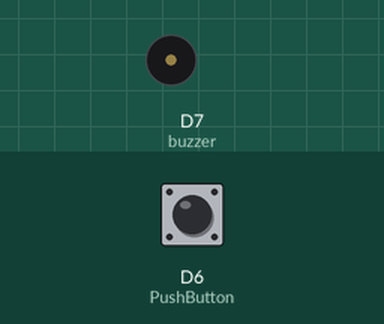
Recording of a sketch running on a simulated ESP8266 (NodeMCU). On the bench: buzzer (waves = sounding). Inputs (shaded band) come from the test bench; at power-on: D6 (PushButton) LOW. What the sketch prints to the serial monitor is not drawn.

Above: at 1.2 s.
1.3 s: D6 (PushButton) pulled HIGH for 0.15 s
At 1.5 s:
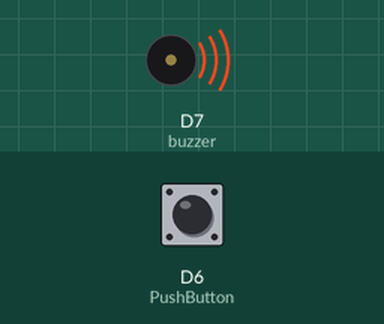
3.1 s: D6 (PushButton) pulled HIGH for 3.2 s
At 7.5 s:
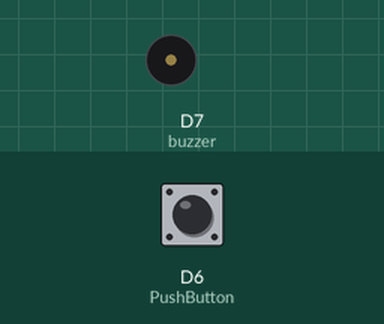
Timing chart, 0 to 9.0 s (numbered marks = the images above; inputs shaded):
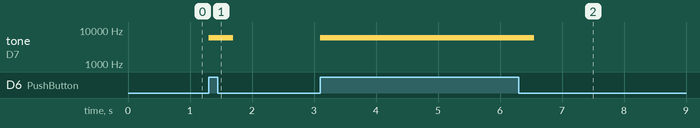

Measured:
- after the input at 1.3 s, tone on D7 (buzzer): silent → 6000 Hz at once, → silent 0.40 s later
- after the input at 3.1 s, tone on D7 (buzzer): silent → 6000 Hz at once, → silent 3.4 s later

The sketch:

PushButton_Example.ino
```cpp
#define PushButton D6
#define buzzer D7

void setup() {
  // put your setup code here, to run once:
  Serial.begin(115200);
  Serial.println("Starting");
  pinMode(PushButton, INPUT);
  pinMode(buzzer, OUTPUT);
}

void loop() {

  if(digitalRead(PushButton)==HIGH){
    tone(buzzer,6000,250);
  }
}
```
